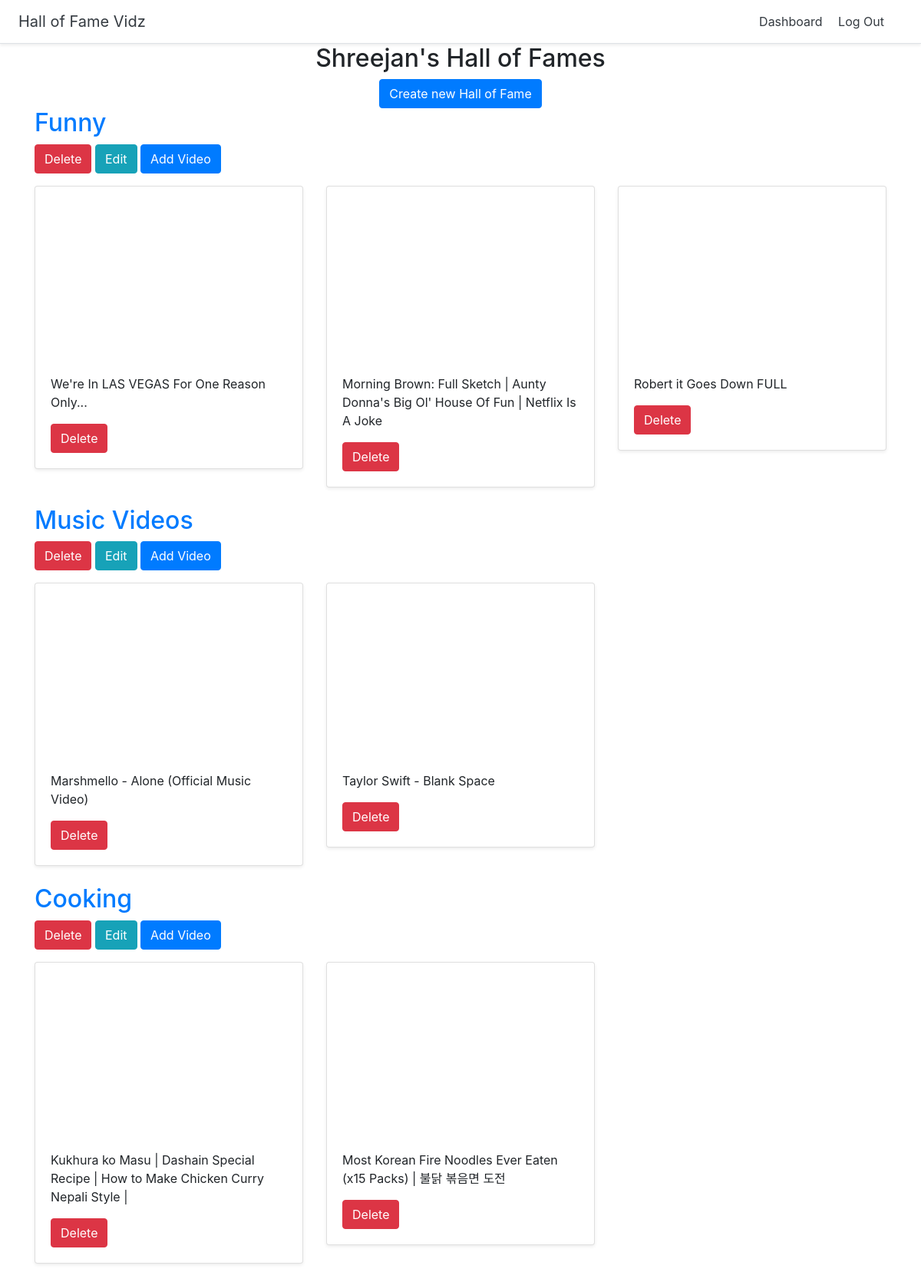
Screenshot of /dashboard (signed in) with the database file from the repository.
### halls/models.py (models this page shows)
class Hall(models.Model):
    title = models.CharField(max_length=150)
    user = models.ForeignKey(User, on_delete=models.CASCADE)

class Video(models.Model):
    title = models.CharField(max_length=150)
    url = models.URLField()
    youtube_id = models.CharField(max_length=150)
    hall = models.ForeignKey(Hall, on_delete=models.CASCADE)

### halls/views.py (the view)
# urls.py: path('dashboard', views.dashboard, name='dashboard'),
@login_required
def dashboard(request):
    halls = Hall.objects.filter(user=request.user)
    return render(request, "halls/dashboard.html",{
        'halls': halls,
    })

### halls/templates/halls/dashboard.html (shortened to what this page needs)
{% extends 'halls/base.html' %}
{% block content %}
<div class="container">
  <div class="text-center">
    <h2>{{user.username}}'s Hall of Fames</h2>
    <a class="btn btn-primary" href="{% url 'create_hall'%}">Create new Hall of Fame</a>
  </div>
  {% for hall in halls %}
  <h2><a href="{% url 'detail_hall' hall.id %}">{{hall.title}}</a></h2>
  <a class="btn btn-danger" href="{% url 'delete_hall' hall.id %}">Delete</a>
  <a class="btn btn-info" href="{% url 'update_hall' hall.id %}">Edit</a>
  <a class="btn btn-primary" href="{% url 'add_video' hall.id %}">Add Video</a>
  <div class="row">
    {% for video in hall.video_set.all %}
    <div class="col-md-4 mt-3"><div class="card mb-4 shadow-sm">
      <iframe width="100%" height="225" src="https://www.youtube.com/embed/{{video.youtube_id}}"frameborder="0" allow="accelerometer; autoplay; encrypted-media; gyroscope; picture-in-picture" allowfullscreen></iframe>
      <div class="card-body"><p class="card-text">{{video.title}}</p>
        <a class="btn btn-danger" href="{% url 'delete_video' video.id %}">Delete</a>
      </div>
    </div>
  </div>
  {% endfor %}
</div>
{% endfor %}
</div>
{% endblock %}

### rows the page displays
Hall: title "Funny"
Video: title "We're In LAS VEGAS For One Reason Only..."
Video: title "Morning Brown: Full Sketch | Aunty Donna's Big Ol' House Of Fun | Netflix Is A Joke"
Video: title "Robert it Goes Down FULL"
Hall: title "Music Videos"
Video: title "Marshmello - Alone (Official Music Video)"
Video: title "Taylor Swift - Blank Space"
Hall: title "Cooking"
Video: title "Kukhura ko Masu | Dashain Special Recipe | How to Make Chicken Curry Nepali Style |"
Video: title "Most Korean Fire Noodles Ever Eaten (x15 Packs) | 불닭 볶음면 도전"

### other values shown
{{ user.username }} "Shreejan"
